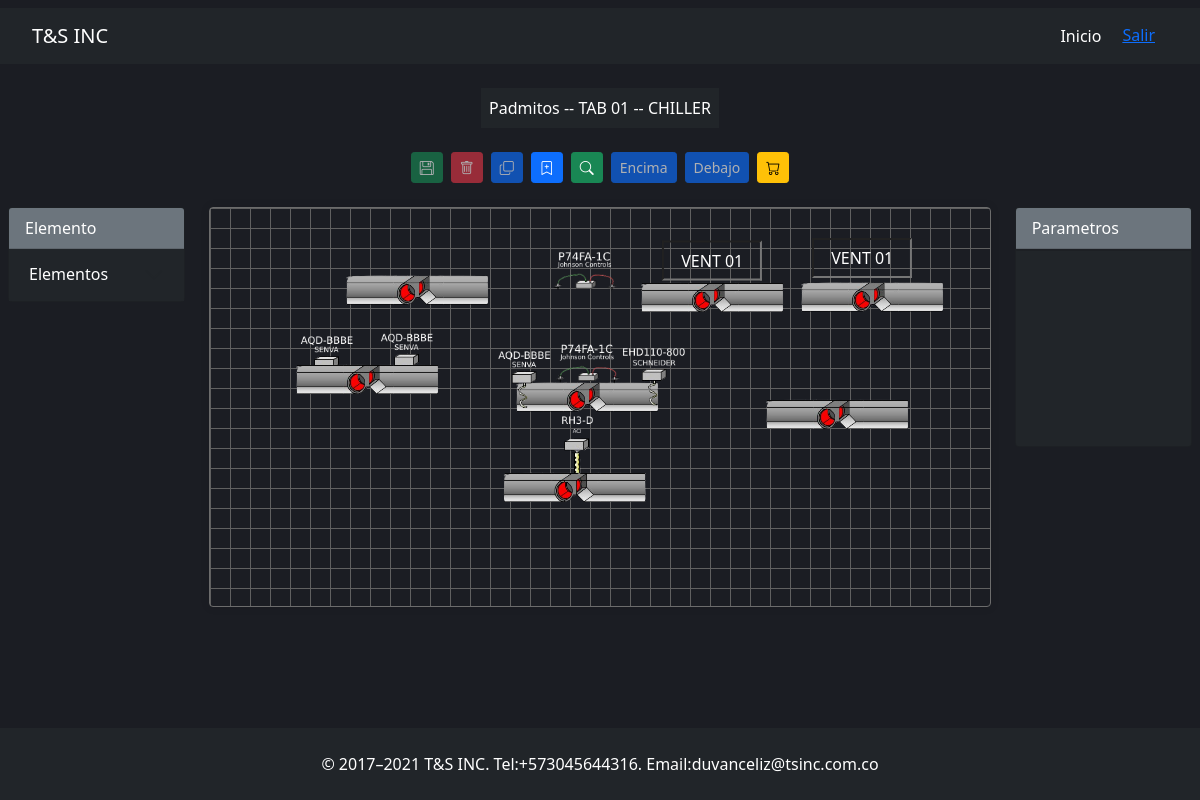
Screenshot of /dashboard/16/ (signed in) with the database file from the repository.
### tsinc/models.py (models this page shows, shortened)
class Tabs(models.Model):
    tab_name = models.CharField(max_length=200, default=None)
    controller = models.CharField(max_length=100, null=True)
    project = models.ForeignKey(Project,on_delete=models.CASCADE, related_name='tabs', null=True, blank=True)

class Project(models.Model):
    name = models.CharField(max_length=200, default=None)
    company_name = models.CharField(max_length=200, default=None)
    asesor = models.CharField(max_length=200, default=None)
    controller = models.CharField(max_length=100, null=True, blank=True)
    verified = models.BooleanField(default=False)
    progress = models.IntegerField(default=0)
    date = models.DateField(default=datetime.date.today)
    usersesion = models.ForeignKey(User, on_delete=models.CASCADE, default=None)

class Dasboard(models.Model):
    name = models.CharField(max_length=200, default=None)
    quantity = models.IntegerField(default=0)
    tab = models.ForeignKey(Tabs, on_delete=models.CASCADE, related_name='dashboards',null=True,blank=True)

class Items(models.Model):
    id_code = models.CharField(max_length=50, default=None)
    x = models.FloatField()
    y = models.FloatField()
    zindex = models.IntegerField(default=0)
    width = models.FloatField(default=0)
    height = models.FloatField(default=0)
    img = models.ForeignKey(PanelItems, on_delete=models.CASCADE, related_name='panelitem')
    dashboard = models.ForeignKey(Dasboard, on_delete=models.CASCADE, related_name='dashboard')

class PanelItems(models.Model):
    img = models.CharField(max_length=100, default=None)
    width = models.IntegerField()
    product = models.ForeignKey(Product, on_delete=models.CASCADE, related_name='items', null=True, blank=True)
    def __str__(self):
        return self.img

class Labels(models.Model):
    id_code = models.CharField(max_length=50, default=None)
    value = models.CharField(max_length=200, default=None)
    x = models.FloatField()
    y = models.FloatField()
    zindex = models.IntegerField(default=0)
    width = models.FloatField(default=0)
    height = models.FloatField(default=0)
    dashboard = models.ForeignKey(Dasboard, on_delete=models.CASCADE, related_name='labels')

### tsinc/views.py (the view)
# urls.py: path('dashboard/<int:id>/', views.dashboard, name='dashboard' ),
@login_required
def dashboard(request, id):
    dashboard = Dasboard.objects.get(id=id)
    tab = dashboard.tab
    panelitems = PanelItems.objects.all()
    items = Items.objects.all()
    labels = Labels.objects.all()
    return render(request, 'dashboard.html',{'tab':tab, 'panelitems':panelitems, 'items': items, 'dashboard':dashboard, 'labels':labels, 'form':SearchForm()})

### tsinc/forms.py
class SearchForm(forms.Form):
    search = forms.CharField(label='Buscar', max_length=100)

### tsinc/templates/dashboard.html (shortened to what this page needs)
{% extends 'layout.html' %} {% block body %} {% load static %}
<div class="container">
  <div class="row mb-4">
   <div class="col-4">
   </div>
   <div class="col-4 d-flex justify-content-center">
    <div class="bg-dark p-2">
      <span class="fs-6 fw_light">
       {{tab.project.name}} --
    </span>
    <span class="fs-6 fw-light">
      {{tab.tab_name}} --
  </span>
    <span class="fs-6 fw-light">
      {{dashboard.name}}
  </span>
  </div>
   </div>
   <div class="col-4"></div>
  </div>
  <div class="row mb-4">
    <div class="col-4">
    </div>
    <div class="col-4 d-flex justify-content-between">
      <form action="" id="form">
        <button id="save" class="btn btn-success btn-sm" type="submit" disabled>
          <i class="bi bi-floppy"></i>
        </button>
      </form>
      <form action="" id="form2">
        <button id="delete" type="submit" class="btn btn-danger btn-sm" disabled><i class="bi bi-trash"></i> </button>
      </form>
      <button id="clone" class="btn btn-primary btn-sm" disabled><i class="bi bi-copy"></i></button>
       <button id="btnlabel" class="btn btn-primary btn-sm"><i class="bi bi-bookmark-plus"></i></button>
       <button id="btnInventory" type="button" class="btn btn-success btn-sm" data-bs-toggle="modal" data-bs-target="#staticBackdrop">
        <i class="bi bi-search"></i>
      </button>
      <button id="on" class="btn btn-primary btn-sm " disabled>Encima</button>
       <button id="under" class="btn btn-primary btn-sm" disabled>Debajo</button>
       <button id="btntotal" class="btn btn-warning btn-sm"><i class="bi bi-cart"></i></button>
    </div>
    <div class="col-4">
    </div>
    </div>
  <div class="row">
    <div class="col-md-2">
      {% include 'components/panelLeft.html' %}
    </div>
    <div class="col-md-8">
      <div id="outer-dropzone" class="dropzone position-relative">
        {% for item in items %}
        {% if dashboard.id == item.dashboard.id%}
        <img pk="{{item.img.id}}" id_code="{{item.id_code}}" class="drag-drop" src="{% static item.img %}" alt="items" style="transform: translate({{item.x}}px,{{item.y}}px);z-index:{{item.zindex}}; width: {{item.width}}px;"  product_id="{{item.product.id}}" data-x="{{item.x}}" data-y="{{item.y}}">
        {% endif %}
        {% endfor %}
        {% for label in labels %}
        {% if dashboard.id == label.dashboard.id%}
        <input id_code="{{label.id_code}}" value="{{label.value}}" class="drag-drop text-center" alt="labels" style=" transform: translate({{label.x}}px,{{label.y}}px); z-index:{{label.zindex}}; width: {{label.width}}px; height: {{label.height}}px; background-color:rgba(0, 0, 0, 0); color:white; " data-x="{{label.x}}" data-y="{{label.y}}">
        {% endif %}
        {% endfor %}
      </div>
    </div>
    <div class="col-md-2">
      {% include 'components/panelRight.html' %}
    </div>
  </div>
</div>
{% endblock %}

### tsinc/static/css/styles.css (style rules this page uses)
#outer-dropzone { height: 400px; }
.dropzone { background-color: #21242b; border-radius: 4px; margin: 0; padding: 10px; width: 100%; transition: background-color 0.3s; background: linear-gradient(to right, #606060 1px, transparent 1px), linear-gradient(to bottom, #606060 1px, transparent 1px); background-size: 20px 20px; border: 1px solid #6c6c6c; padding: 20px; box-shadow: 0 0 10px rgba(0, 0, 0, 0.1); }
.dropzone { margin: 0px; }
.drag-drop { position: absolute; }
html, body { height: 100%; margin: 0; }

### rows the page displays
Tabs: project.name "Padmitos", tab_name "TAB 01"
Dasboard: name "CHILLER"
Items: img.img (picture)
Items: img.img (picture)
Items: img.img (picture)
Items: img.img (picture)
Items: img.img (picture)
Items: img.img (picture)
Items: img.img (picture)
Items: img.img (picture)
Items: img.img (picture)
Items: img.img (picture)
Items: img.img (picture)
Labels: value "VENT 01"
Labels: value "VENT 01"
